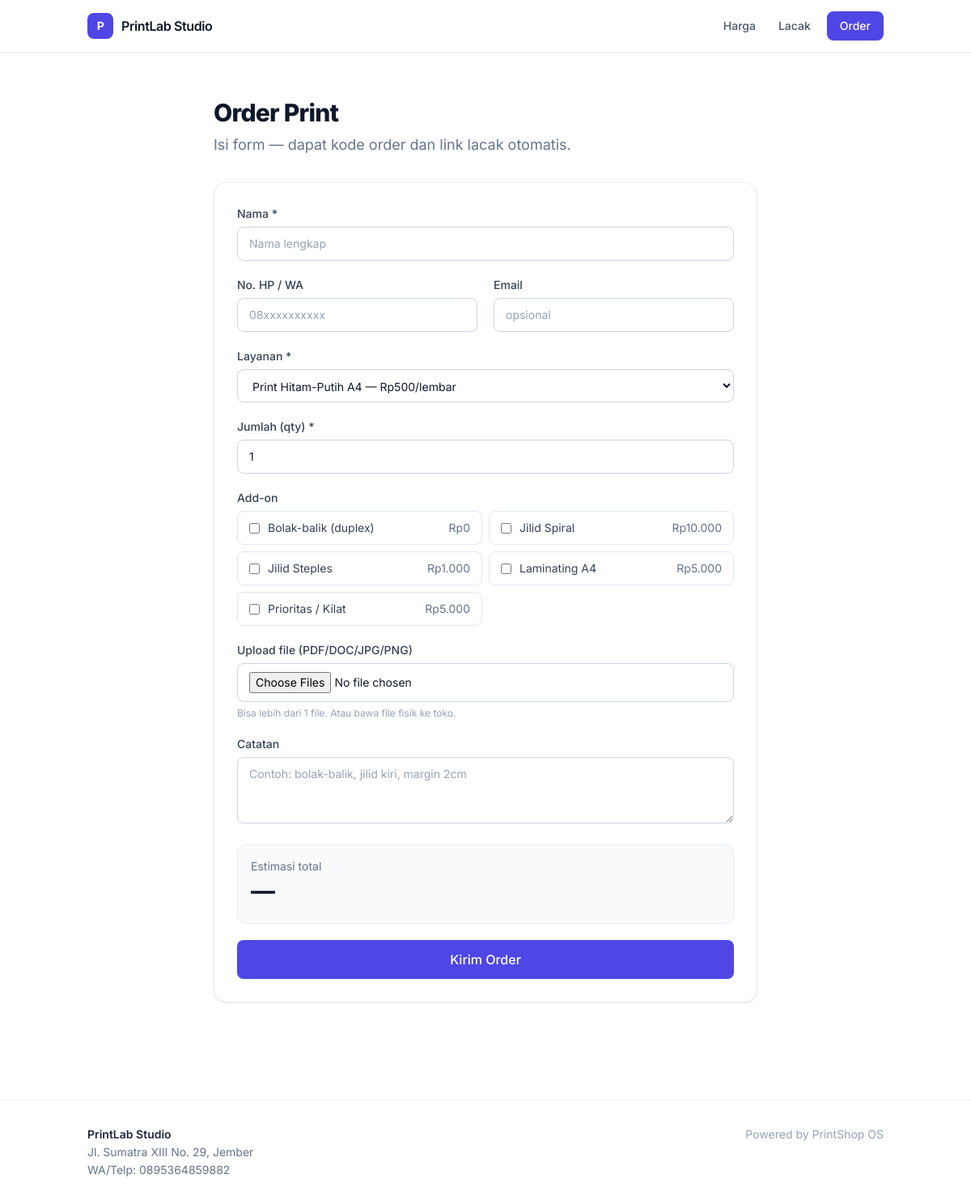
/order, run on the app's committed database.
### tables this page shows
CREATE TABLE addons (
                    id INTEGER PRIMARY KEY AUTOINCREMENT,
                    key TEXT UNIQUE NOT NULL,
                    name TEXT NOT NULL,
                    price INTEGER NOT NULL,
                    active INTEGER NOT NULL DEFAULT 1
                );

### app/routers/public.py (the view)
@router.get("/order", response_class=HTMLResponse)
async def order_form(request: Request):
    return templates.TemplateResponse(
        "public/order.html",
        {
            "request": request,
            "services": db.list_services(),
            "addons": db.list_addons(),
            "error": None,
            "form": {},
        },
    )

### app/templates/public/order.html (shortened to what this page needs)
{% extends "base_public.html" %}
{% block content %}
<div class="max-w-2xl mx-auto">
  <h1 class="text-3xl font-extrabold tracking-tight text-ink-900 mb-2">Order Print</h1>
  <p class="text-ink-500 text-lg mb-8">Isi form — dapat kode order dan link lacak otomatis.</p>
  <form method="post" action="/order" enctype="multipart/form-data" class="card p-6 sm:p-7 space-y-5">
    <div class="grid sm:grid-cols-2 gap-5">
      <div class="sm:col-span-2">
        <label class="label">Nama *</label>
        <input class="input" name="customer_name" required value="{{ form.customer_name or '' }}" placeholder="Nama lengkap">
      </div>
      <div>
        <label class="label">No. HP / WA</label>
        <input class="input" name="customer_phone" value="{{ form.customer_phone or '' }}" placeholder="08xxxxxxxxxx">
      </div>
      <div>
        <label class="label">Email</label>
        <input class="input" type="email" name="customer_email" value="{{ form.customer_email or '' }}" placeholder="opsional">
      </div>
    </div>
    <div>
      <label class="label">Layanan *</label>
      <select class="input" name="service_key" id="service_key" required>
        {% for s in services %}
        <option value="{{ s.key }}" {% if form.service_key==s.key %}selected{% endif %}>{{ s.name }} — {{ rupiah(s.price) }}/{{ s.unit }}</option>
        {% endfor %}
      </select>
    </div>
    <div>
      <label class="label">Jumlah (qty) *</label>
      <input class="input" type="number" min="1" name="qty" id="qty" value="{{ form.qty or 1 }}" required>
    </div>
    <div>
      <label class="label">Add-on</label>
      <div class="grid sm:grid-cols-2 gap-2">
        {% for a in addons %}
        <label class="flex items-center gap-2.5 rounded-lg border border-ink-200 px-3.5 py-2.5 text-sm hover:bg-ink-50 hover:border-ink-300 cursor-pointer transition-colors">
          <input type="checkbox" name="addon_keys" value="{{ a.key }}" class="addon-cb accent-ink-900" {% if a.key in (form.addon_keys or []) %}checked{% endif %}>
          <span class="flex-1 text-ink-700">{{ a.name }}</span>
          <span class="text-ink-500">{{ rupiah(a.price) }}</span>
        </label>
        {% endfor %}
      </div>
    </div>
    <div>
      <label class="label">Upload file (PDF/DOC/JPG/PNG)</label>
      <input class="input" type="file" name="files" multiple accept=".pdf,.doc,.docx,.jpg,.jpeg,.png,.zip">
      <p class="text-xs text-ink-400 mt-1.5">Bisa lebih dari 1 file. Atau bawa file fisik ke toko.</p>
    </div>
    <div>
      <label class="label">Catatan</label>
      <textarea class="input" name="notes" rows="3" placeholder="Contoh: bolak-balik, jilid kiri, margin 2cm">{{ form.notes or '' }}</textarea>
    </div>
    <div class="rounded-xl bg-ink-50 border border-ink-200/70 p-4">
      <div class="text-sm text-ink-500">Estimasi total</div>
      <div class="text-3xl font-bold text-ink-900 tracking-tight mt-0.5" id="live-total">—</div>
    </div>
    <button class="btn btn-primary w-full py-3 text-base" type="submit">Kirim Order</button>
  </form>
</div>
{% endblock %}

### data on the page
addons: name "Bolak-balik (duplex)", price "Rp0"
addons: name "Jilid Spiral", price "Rp10.000"
addons: name "Jilid Steples", price "Rp1.000"
addons: name "Laminating A4", price "Rp5.000"
addons: name "Prioritas / Kilat", price "Rp5.000"

### other printed values
{{ shop_name[:1]|upper }} "P"
{{ shop_name }} "PrintLab Studio"
{{ shop_address }} "Jl. Sumatra XIII No. 29, Jember"
{{ shop_phone }} "0895364859882"
form field service_key "Print Hitam-Putih A4 — Rp500/lembar"
